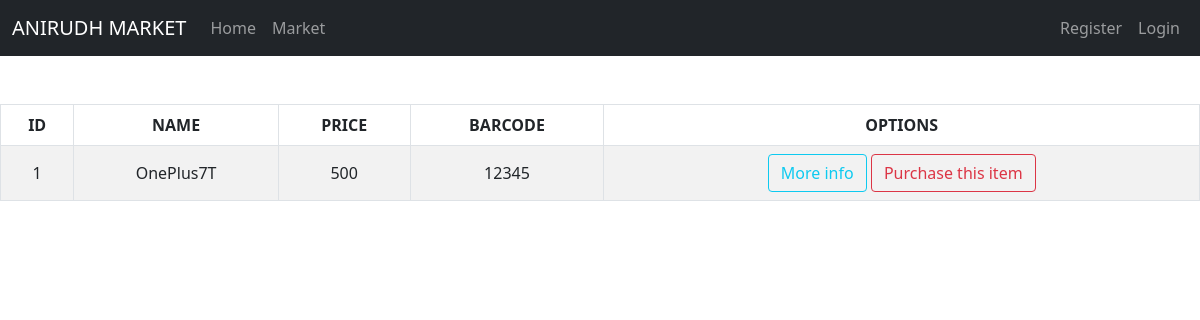
/market, run on an earlier commit of the app's database.
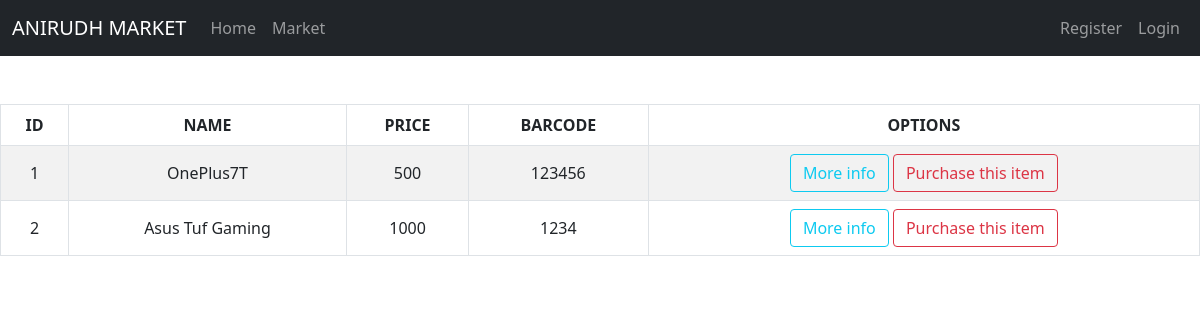
And on a later commit of the database.
### tables this page shows
CREATE TABLE item (
	id INTEGER NOT NULL, 
	name VARCHAR(30) NOT NULL, 
	price INTEGER NOT NULL, 
	barcode VARCHAR(12) NOT NULL, 
	description VARCHAR(1024) NOT NULL, 
	owner INTEGER, 
	PRIMARY KEY (id), 
	UNIQUE (name), 
	UNIQUE (barcode), 
	UNIQUE (description), 
	FOREIGN KEY(owner) REFERENCES user (id)
);

### market.py (the view)
@app.route('/market')
def market_page():
    from models import Item
    item = Item.query.all()
    return render_template('market.html',items = item)

### templates/market.html (shortened to what this page needs)
{% extends 'base.html' %}
{% block body %}
<table class="table table-bordered table-striped text-center center-block align-middle mt-5">
    <thead>
      <tr>
        <th scope="col">ID</th>
        <th scope="col">NAME</th>
        <th scope="col">PRICE</th>
        <th scope="col">BARCODE</th>
        <th scope="col">OPTIONS</th>
      </tr>
    </thead>
    <tbody>
        {% for item in items %}
      <tr>
        <td>{{item.id}}</th>
        <td>{{item.name}}</td>
        <td>{{item.price}}</td>
        <td>{{item.barcode}}</td>
        <td>
            <button type="button" class="btn btn-outline-info">More info</button>
            <button type="button" class="btn btn-outline-danger">Purchase this item</button>
        </td>
      </tr>
      {% endfor %}
    </tbody>
  </table>
{% endblock %}

### templates/base.html (shortened to what this page needs)
<!doctype html>
<html lang="en">
<head>
  <link href="https://cdn.jsdelivr.net/npm/bootstrap@5.0.0-beta2/dist/css/bootstrap.min.css" rel="stylesheet"
>
</head>
<body>
  <nav class="navbar navbar-expand-lg navbar-dark bg-dark">
    <div class="container-fluid">
      <a class="navbar-brand" href="{{ url_for('home_page') }}">ANIRUDH MARKET</a>
      <div class="collapse navbar-collapse" id="navbarSupportedContent">
        <ul class="navbar-nav me-auto mb-2 mb-lg-0">
          <li class="nav-item">
            <a class="nav-link" aria-current="page" href="{{ url_for('home_page') }}">Home</a>
          </li>
          <li class="nav-item">
            <a class="nav-link" href="{{ url_for('market_page') }}">Market</a>
          </li>
        </ul>
        <ul class="navbar-nav">
          <li class="nav-item">
            <a class="nav-link" aria-current="page" href="{{ url_for('register_page') }}">Register</a>
          </li>
          <li class="nav-item">
            <a class="nav-link" href="#">Login</a>
          </li>
        </ul>
      </div>
    </div>
  </nav>
  {% block body %}
  {% endblock %}
</body>
</html>

What changed in the data, as far as the page shows it:
changed item "OnePlus7T": barcode "12345" → "123456"
added item: id "2", name "Asus Tuf Gaming", price "1000", barcode "1234"
